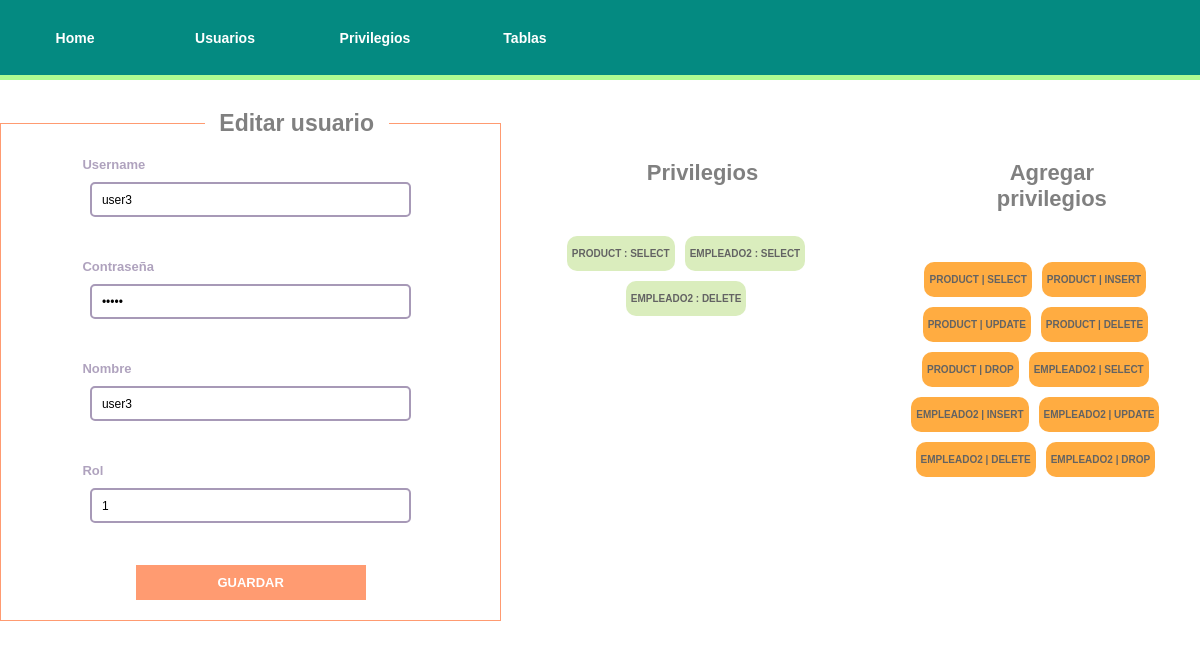
/administration/Users/11/EditUser/, run on an earlier commit of the app's database.
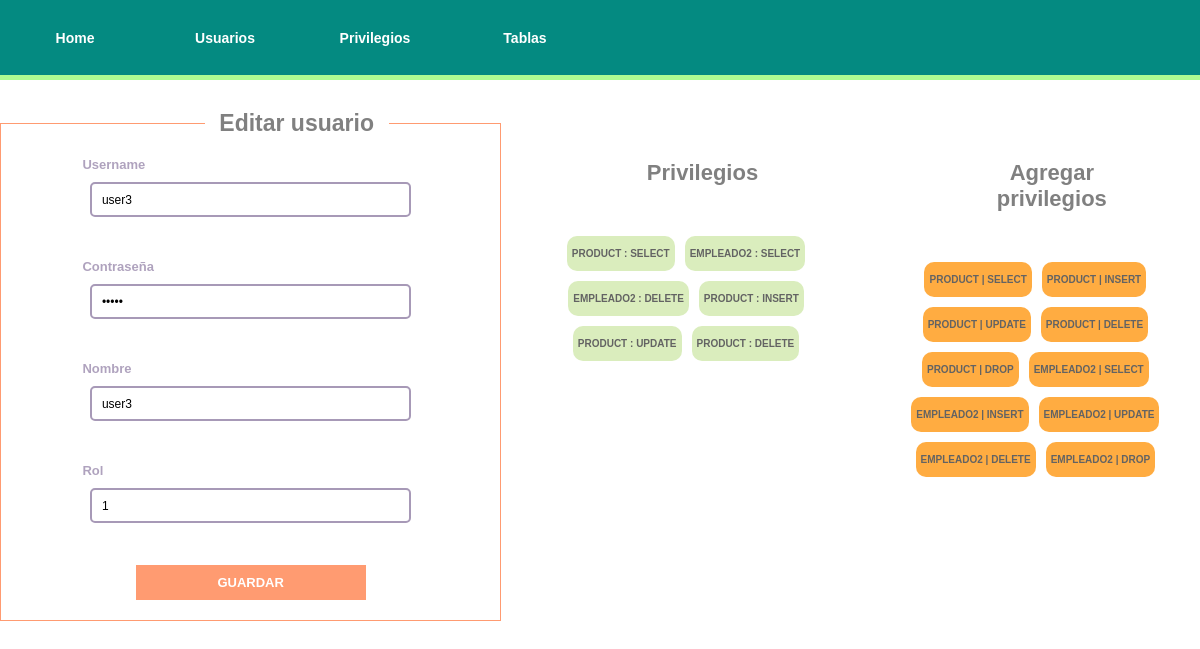
And on a later commit of the database.
### administration/models.py (models this page shows, shortened)
class Control(models.Model):
    user = models.ForeignKey(User, on_delete = models.CASCADE)
    privilege = models.ForeignKey(Privilege, on_delete = models.CASCADE)
    table = models.ForeignKey(Table, on_delete = models.CASCADE)

class Table(models.Model):
    table = models.CharField(max_length = 50)
    description = models.CharField(max_length = 100)
    def __str__(self) -> str:
        return self.table

class Privilege(models.Model):
    privilege =  models.CharField(max_length = 50)
    description = models.CharField(max_length = 100)
    def __str__(self) -> str:
        return self.privilege

### administration/views.py (the view)
# urls.py: path("Users/<int:user_id>/EditUser/",views.editUser,name="edit_user"),
def editUser(request, user_id):
    tables={}
    privileges ={}
    for t in Table.objects.all():
        tables[t.id] = t.table
    for p in Privilege.objects.all():
        privileges[p.id]=p.privilege
    user=get_object_or_404(User, pk=user_id)
    priv = user.control_set.all()
    privs = {}
    for p in priv:
        privs[Table.objects.get(pk=p.table.id).table]=Privilege.objects.get(pk=p.privilege.id).privilege
    return render(request, "administration/new_user.html", {"user_obj":user,"privs":priv, "privileges":privileges, "tables":tables})

### administration/templates/administration/new_user.html (shortened to what this page needs)
{% load static %}
<!DOCTYPE html>
<html lang="es">
<head>
    <link rel="stylesheet" href="{% static 'styles/styles.css' %}">
</head>
<body>
    <nav>
        <ul>
            <li><a href="{% url 'administration:index' %}">Home</a></li>
            <li><a href="{% url 'administration:users' %}">Usuarios</a></li>
            <li><a href="{% url 'administration:privileges' %}">Privilegios</a></li>
            <li><a href="{% url 'administration:tables' %}">Tablas</a></li>
        </ul>
    </nav>
    <main>
        {% if user_obj %}
        <form action="{% url 'administration:update_user' user_obj.id %}" class="new-form" method="post">
            <fieldset>
                <legend>
                    <h1>Editar usuario</h1>
                </legend>
                <label for="username">Username</label>
                <input type="text" name="username" id="username" placeholder="Username" value="{{ user_obj.username }}"
                    required>
                <br>
                <br>
                <label for="password">Contraseña</label>
                <input type="password" name="password" id="password" placeholder="Escribe una contraseña"
                    value="{{ user_obj.username }}" required>
                <br>
                <br>
                <label for="name">Nombre</label>
                <input type="text" name="name" id="name" placeholder="Nombre" value="{{ user_obj.name }}" required>
                <br>
                <br>
                <label for="rol">Rol</label>
                <input type="text" name="rol" id="rol" placeholder="Rol" value="{{ user_obj.rol }}" required>
                <br>
                <br>
                <input type="submit" value="Guardar">
            </fieldset>
            <div class="privilege-container">
                <h2>
                    Privilegios
                </h2>
                <div>
                    <ul>
                        {% for op in privs %}
                        <li>{{ op.table }} : {{ op.privilege }}</li>
                        {% endfor %}
                    </ul>
                </div>
            </div>
            <div class="privilege-container">
                <h2>Agregar privilegios</h2>
                <ul>
                    {% for t, t_value in tables.items %}
                    {% for p, p_value in privileges.items %}
                    <li style="background-color: rgba(255, 153, 20, 0.808)"><a href="{% url 'administration:add_user_privilege' user_obj.id t p %}">{{ t_value }} | {{ p_value }}</a></li>
                    {% endfor %}
                    {% endfor %}
                </ul>
            </div>
        </form>
        {% endif %}
    </main>
</body>
</html>

What changed in the data, as far as the page shows it:
added Control: table "PRODUCT", privilege "INSERT"
added Control: table "PRODUCT", privilege "UPDATE"
added Control: table "PRODUCT", privilege "DELETE"
